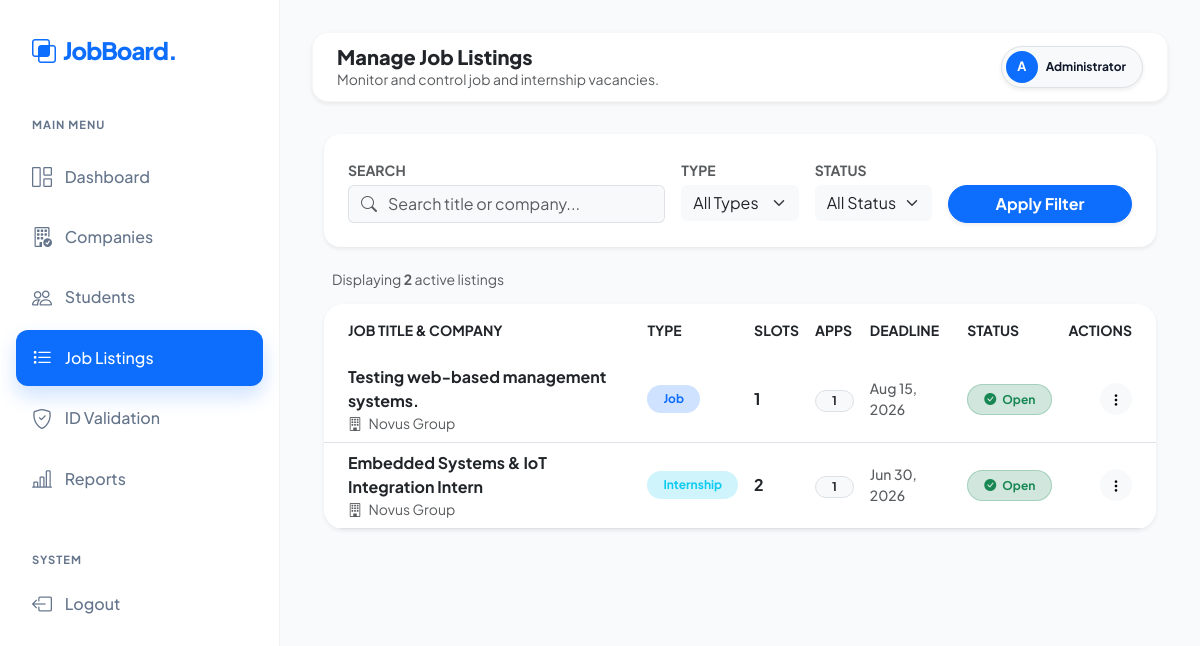
/admin/manage_listings.php (signed in), run on the app's committed database.
### tables this page shows
CREATE TABLE `job_listings` (
  `id` int(11) NOT NULL,
  `company_id` int(11) NOT NULL,
  `title` varchar(150) NOT NULL,
  `description` text NOT NULL,
  `requirements` text DEFAULT NULL,
  `type` enum('job','internship') NOT NULL DEFAULT 'internship',
  `slots` int(11) DEFAULT 1,
  `location` varchar(150) DEFAULT NULL,
  `salary` varchar(100) DEFAULT 'Unpaid / Not specified',
  `deadline` date DEFAULT NULL,
  `status` enum('open','closed') DEFAULT 'open',
  `created_at` timestamp NOT NULL DEFAULT current_timestamp()
);

CREATE TABLE `companies` (
  `id` int(11) NOT NULL,
  `user_id` int(11) NOT NULL,
  `company_name` varchar(150) NOT NULL,
  `industry` varchar(100) DEFAULT NULL,
  `profile_photo` varchar(255) DEFAULT NULL,
  `about` text DEFAULT NULL,
  `address` text DEFAULT NULL,
  `contact_person` varchar(100) DEFAULT NULL,
  `phone` varchar(20) DEFAULT NULL,
  `website` varchar(255) DEFAULT NULL,
  `status` enum('pending','approved','rejected') DEFAULT 'pending',
  `created_at` timestamp NOT NULL DEFAULT current_timestamp()
);

### admin/manage_listings.php (the view, shortened to what this page needs)
<?php
require_once '../config/db.php';
$search = isset($_GET['search']) ? clean($conn, $_GET['search']) : '';
$where = "1=1";
$listings = $conn->query("
    SELECT j.*, c.company_name,
        (SELECT COUNT(*) FROM applications a WHERE a.job_id = j.id) AS total_apps
    FROM job_listings j
    JOIN companies c ON c.id = j.company_id
    WHERE $where
    ORDER BY j.created_at DESC
");
include 'components/header.php';
include 'components/sidebar.php';
?>
<div class="main-content">
    <?php include 'components/navbar.php'; ?>
    <div class="container-fluid">
        <div class="card border-0 shadow-sm mb-4" style="border-radius: 16px;">
            <div class="card-body p-4">
                <form class="row g-3" method="GET">
                    <div class="col-md-5">
                        <label class="small fw-bold text-muted mb-1">SEARCH</label>
                        <div class="input-group">
                            <span class="input-group-text bg-light border-end-0 text-muted"><i class="bi bi-search"></i></span>
                            <input type="text" name="search" class="form-control bg-light border-start-0 ps-0 shadow-none" placeholder="Search title or company..." value="<?= htmlspecialchars($search) ?>">
                        </div>
                    </div>
                    <div class="col-md-2">
                        <label class="small fw-bold text-muted mb-1">TYPE</label>
                        <select name="type" class="form-select bg-light border-0 shadow-none">
                            <option value="">All Types</option>
                        </select>
                    </div>
                    <div class="col-md-2">
                        <label class="small fw-bold text-muted mb-1">STATUS</label>
                        <select name="status" class="form-select bg-light border-0 shadow-none">
                            <option value="">All Status</option>
                        </select>
                    </div>
                    <div class="col-md-3 d-flex align-items-end gap-2">
                        <button type="submit" class="btn btn-primary w-100 fw-bold rounded-pill shadow-sm">Apply Filter</button>
                    </div>
                </form>
            </div>
        </div>
        <div class="d-flex justify-content-between align-items-center mb-3 px-2">
            <h6 class="text-muted fw-normal mb-0 small">Displaying <strong><?= $listings->num_rows ?></strong> active listings</h6>
        </div>
        <div class="card border-0 shadow-sm overflow-hidden" style="border-radius: 20px;">
            <div class="table-responsive">
                <table class="table table-hover align-middle mb-0">
                    <thead class="bg-light">
                        <tr class="text-muted small">
                            <th class="ps-4 py-3 border-0">JOB TITLE & COMPANY</th>
                            <th class="py-3 border-0">TYPE</th>
                            <th class="py-3 border-0">SLOTS</th>
                            <th class="py-3 border-0">APPS</th>
                            <th class="py-3 border-0">DEADLINE</th>
                            <th class="py-3 border-0">STATUS</th>
                            <th class="py-3 border-0 text-end pe-4">ACTIONS</th>
                        </tr>
                    </thead>
                    <tbody>
                        <?php if ($listings->num_rows > 0): ?>
                            <?php while ($job = $listings->fetch_assoc()): ?>
                                <tr>
                                    <td class="ps-4">
                                        <div class="fw-bold text-dark"><?= htmlspecialchars($job['title']) ?></div>
                                        <div class="text-muted small"><i class="bi bi-building me-1"></i> <?= htmlspecialchars($job['company_name']) ?></div>
                                    </td>
                                    <td>
                                        <?php $typeColor = $job['type'] === 'job' ? 'primary' : 'info'; ?>
                                        <span class="badge bg-<?= $typeColor ?>-subtle text-<?= $typeColor ?> rounded-pill px-3 py-2 fw-bold">
                                            <?= ucfirst($job['type']) ?>
                                        </span>
                                    </td>
                                    <td><span class="fw-bold text-dark"><?= $job['slots'] ?></span></td>
                                    <td>
                                        <span class="badge rounded-pill bg-light text-dark border px-3 fw-bold">
                                            <?= $job['total_apps'] ?>
                                        </span>
                                    </td>
                                    <td>
                                        <div class="small fw-medium <?= (strtotime($job['deadline']) < time() && $job['deadline']) ? 'text-danger fw-bold' : 'text-muted' ?>">
                                            <?= $job['deadline'] ? date('M d, Y', strtotime($job['deadline'])) : '—' ?>
                                        </div>
                                    </td>
                                    <td>
                                        <?php if ($job['status'] === 'open'): ?>
                                            <span class="badge bg-success-subtle text-success border border-success border-opacity-25 px-3 py-2 rounded-pill fw-bold">
                                                <i class="bi bi-check-circle-fill me-1"></i> Open
                                            </span>
                                        <?php else: ?>
                                            <span class="badge bg-secondary-subtle text-secondary border border-secondary border-opacity-25 px-3 py-2 rounded-pill fw-bold">
                                                <i class="bi bi-x-circle-fill me-1"></i> Closed
                                            </span>
                                        <?php endif; ?>
                                    </td>
                                    <td class="text-end pe-4">
                                        <div class="dropdown">
                                            <button class="btn btn-light btn-sm border-0 rounded-circle shadow-none" type="button" data-bs-toggle="dropdown" style="width: 32px; height: 32px;">
                                                <i class="bi bi-three-dots-vertical"></i>
                                            </button>
                                        </div>
                                    </td>
                                </tr>
                            <?php endwhile; ?>
                        <?php endif; ?>
                    </tbody>
                </table>
            </div>
        </div>
    </div>
</div>
<?php include 'components/footer.php'; ?>

### admin/components/header.php (style rules this page uses)
:root { --sidebar-width: 280px; --primary-color: #0d6efd; --bg-body: #f8fafc; --sidebar-bg: #ffffff; --text-main: #0f172a; --text-muted: #64748b; --glass: rgba(255, 255, 255, 0.95); }
body { background-color: var(--bg-body); font-family: 'Plus Jakarta Sans', sans-serif; color: var(--text-main); overflow-x: hidden; }
.main-content { margin-left: var(--sidebar-width); padding: 2rem; transition: all 0.3s ease; min-height: 100vh; }

### data on the page
job_listings: title "Testing web-based management systems.", company.company_name "Novus Group", type "Job", slots "1", total_apps "1", deadline "Aug 15, 2026", status "open" (drawn)
job_listings: title "Embedded Systems & IoT Integration Intern", company.company_name "Novus Group", type "Internship", slots "2", total_apps "1", deadline "Jun 30, 2026", status "open" (drawn)

### other printed values
$page_title "Manage Job Listings"
$page_subtitle "Monitor and control job and internship vacancies."
$listings->num_rows "2"
